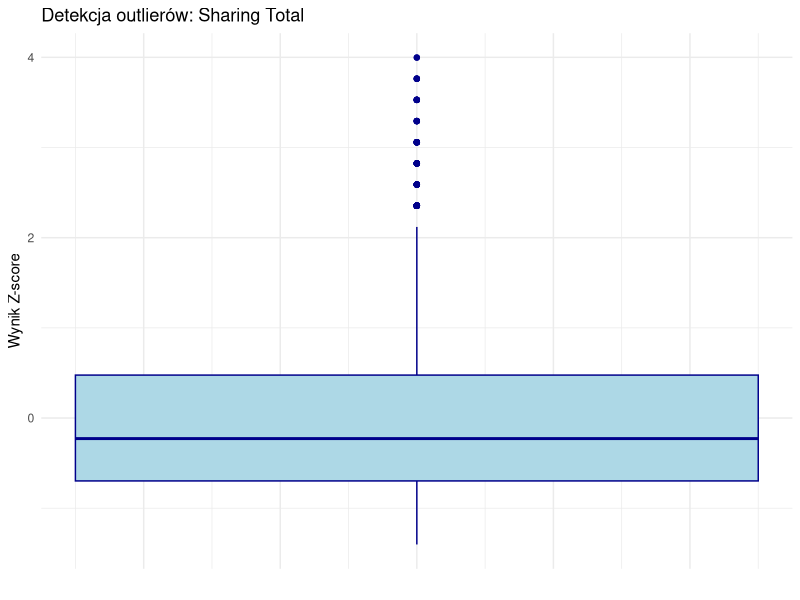
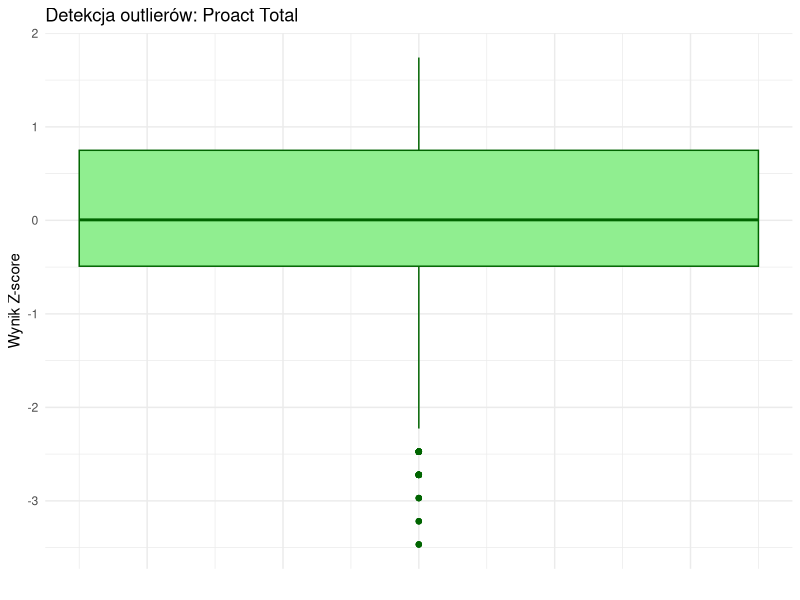
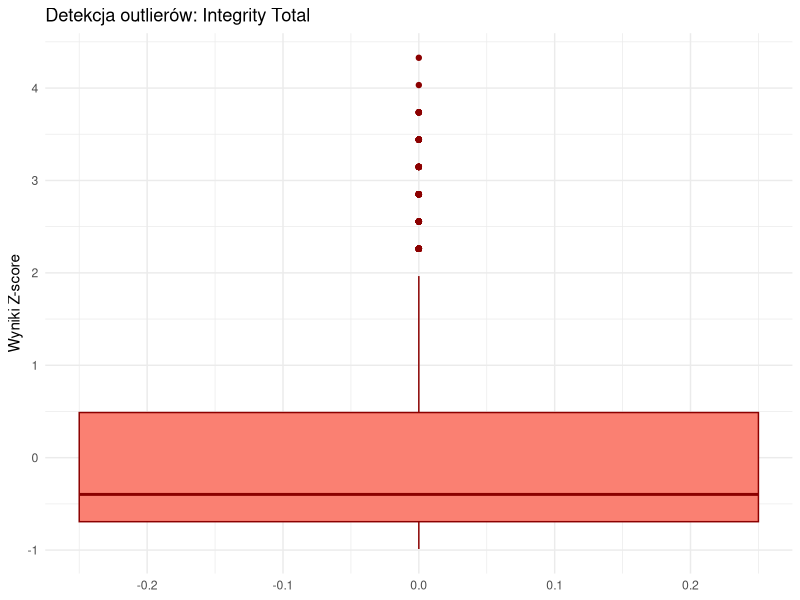

These figures' R source, in order:
## ---- chunk 1
library(dplyr)
library(ggplot2)
dane <- read.csv("dane_rekodowane.csv")
## ---- chunk 2
summary(dane)
## ---- chunk 3
ggplot(data = dane, aes(y = Sharing_Total)) +
  geom_boxplot(fill = "lightblue", color = "darkblue", width = 0.5) +
  theme_minimal() +
  labs(
    title = "Detekcja outlierów: Sharing Total",
    y = "Wynik Z-score",
    x = ""
  ) +

  theme(axis.text.x = element_blank(), axis.ticks.x = element_blank())

## ---- chunk 4
ggplot(data = dane, aes(y = Proact_Total)) +
  geom_boxplot(fill = "lightgreen", color = "darkgreen", width = 0.5) +
  theme_minimal() +
  labs(
    title = "Detekcja outlierów: Proact Total",
    y = "Wynik Z-score",
    x = ""
  ) +
  theme(axis.text.x = element_blank(), axis.ticks.x = element_blank())
## ---- chunk 5
ggplot(data=dane,aes(y=Integrit_Total)) + 
  geom_boxplot(fill = "salmon", color= "darkred", width=0.5) +
  theme_minimal() +
  labs(
    title="Detekcja outlierów: Integrity Total",
    y="Wyniki Z-score",
    x=""
    ) +
  theme(axis.title.x = element_blank(), axis.ticks.x = element_blank())
## ---- chunk 6
#Identyfikacja
outliery <- dane %>%
  filter(
    abs(Sharing_Total) > 3 | 
    abs(Proact_Total) > 3 | 
    abs(Integrit_Total) > 3
  )
View(outliery)

#Usunięcie

dane <-dane %>%
  filter(
    abs(Sharing_Total) <= 3 & 
    abs(Proact_Total) <= 3 & 
    abs(Integrit_Total) <= 3
  )

#Just for sure
glimpse(dane)
## ---- chunk 7
library(psych)
descriptives <- dane %>%
  select(Sharing_Total, Proact_Total, Integrit_Total) %>%
  describe()
  View(descriptives)
  descriptives
